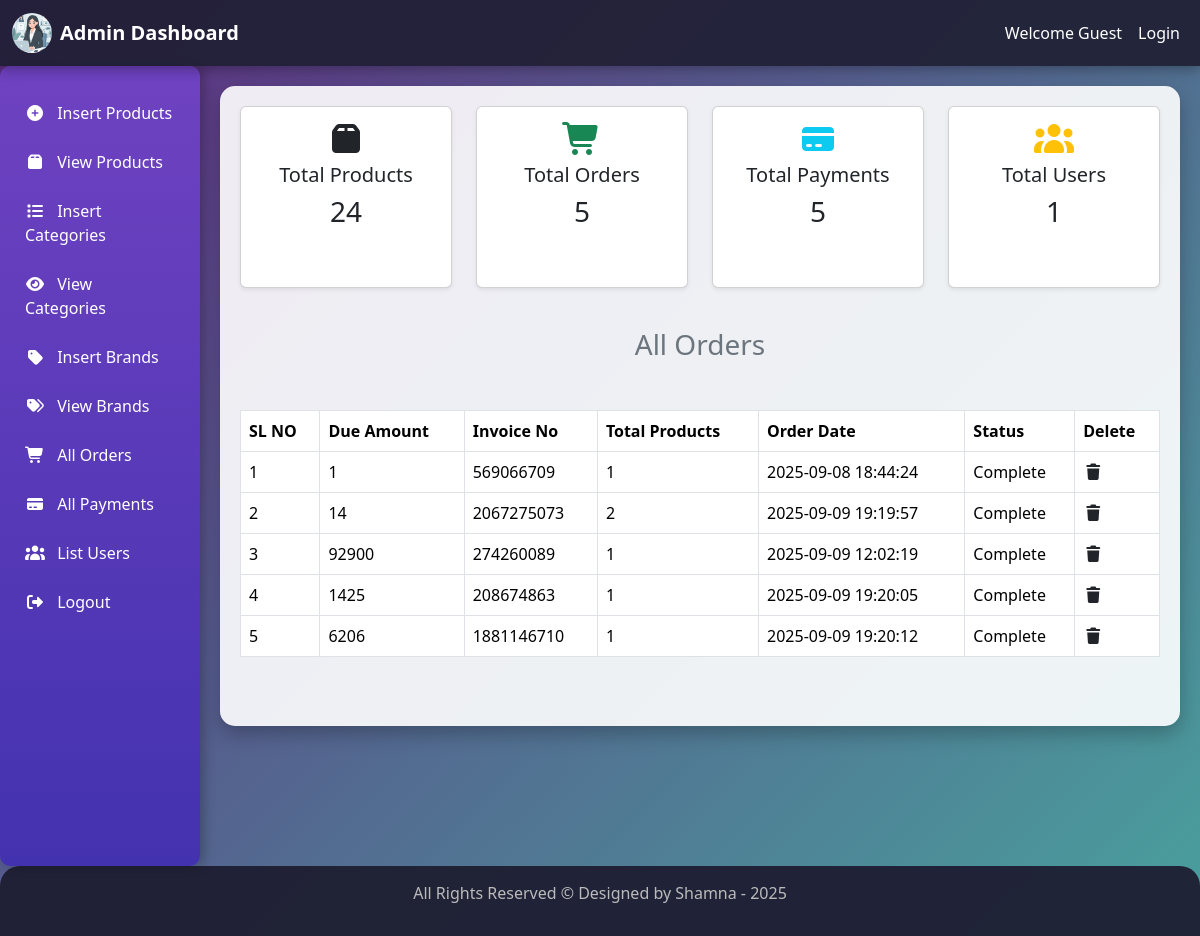
The page /admin_area/index.php?list_orders on the database its author committed.
### tables this page shows
CREATE TABLE `user_orders` (
  `order_id` int(11) NOT NULL,
  `user_id` int(11) NOT NULL,
  `amount_due` int(255) NOT NULL,
  `invoice_number` int(255) NOT NULL,
  `total_products` int(255) NOT NULL,
  `order_date` timestamp NOT NULL DEFAULT current_timestamp() ON UPDATE current_timestamp(),
  `order_status` varchar(255) NOT NULL
);

### admin_area/list_orders.php (the view, shortened to what this page needs)
<h3 class="text-center text-secondary">All Orders</h3>
<table class="table table-bordered mt-5">
    <thead class="bg-purple">
    <?php
    $get_orders="select * from user_orders";
    $result=mysqli_query($con,$get_orders);
    $row_count=mysqli_num_rows($result);
    if($row_count==0){
        echo "<h2 class='text-danger text-center mt-5'>No Orders Yet</h2>";
    }else{
        echo"<tr>
    <th>SL NO</th>
    <th>Due Amount</th>
    <th>Invoice No</th>
    <th>Total Products</th>
    <th>Order Date</th>
    <th>Status</th>
    <th>Delete</th>
    </tr>
    </thead>
    <tbody class='bg-secondary text-light'>";
        $number=0;
        while($row_data=mysqli_fetch_assoc($result)){
            $order_id=$row_data['order_id'];
            $amount_due=$row_data['amount_due'];
            $invoice_number=$row_data['invoice_number'];
            $total_products=$row_data['total_products'];
            $order_date=$row_data['order_date'];
            $order_status=$row_data['order_status'];
            $number++;
            echo "<tr>
            <td>$number</td>
            <td>$amount_due</td>
            <td>$invoice_number</td>
            <td>$total_products</td>
            <td>$order_date</td>
            <td>$order_status</td>
            <td><a href='index.php?delete_orders=<?php echo $order_id; ?>' type='button' class='text-dark'
             data-toggle='modal' data-target='#exampleModal'><i class='fa-solid fa-trash'></i></a></td>
        </tr>";
        }
    }
    ?>
    </tbody>
</table>

### style.css (style rules this page uses)
* { margin:0; padding:0; box-sizing: border-box; }
.bg-purple { background-color: #6f42c1; overflow-y: hidden; scrollbar-width: none; }
body { background-color: #e6e4da; }

### admin_area/index.php (style rules this page uses)
body { background: linear-gradient(135deg, #5f2c82, #49a09d); font-family: 'Segoe UI', Tahoma, Geneva, Verdana, sans-serif; min-height: 100vh; overflow-x: hidden; }
.bg-secondary { background: #2e2e42 !important; }

### rows shown on the page
user_orders: amount_due "1", invoice_number "569066709", total_products "1", order_date "2025-09-08 18:44:24", order_status "Complete"
user_orders: amount_due "14", invoice_number "2067275073", total_products "2", order_date "2025-09-09 19:19:57", order_status "Complete"
user_orders: amount_due "92900", invoice_number "274260089", total_products "1", order_date "2025-09-09 12:02:19", order_status "Complete"
user_orders: amount_due "1425", invoice_number "208674863", total_products "1", order_date "2025-09-09 19:20:05", order_status "Complete"
user_orders: amount_due "6206", invoice_number "1881146710", total_products "1", order_date "2025-09-09 19:20:12", order_status "Complete"

### other values the page prints
$count_products "24"
$count_orders "5"
$count_payments "5"
$count_users "1"
